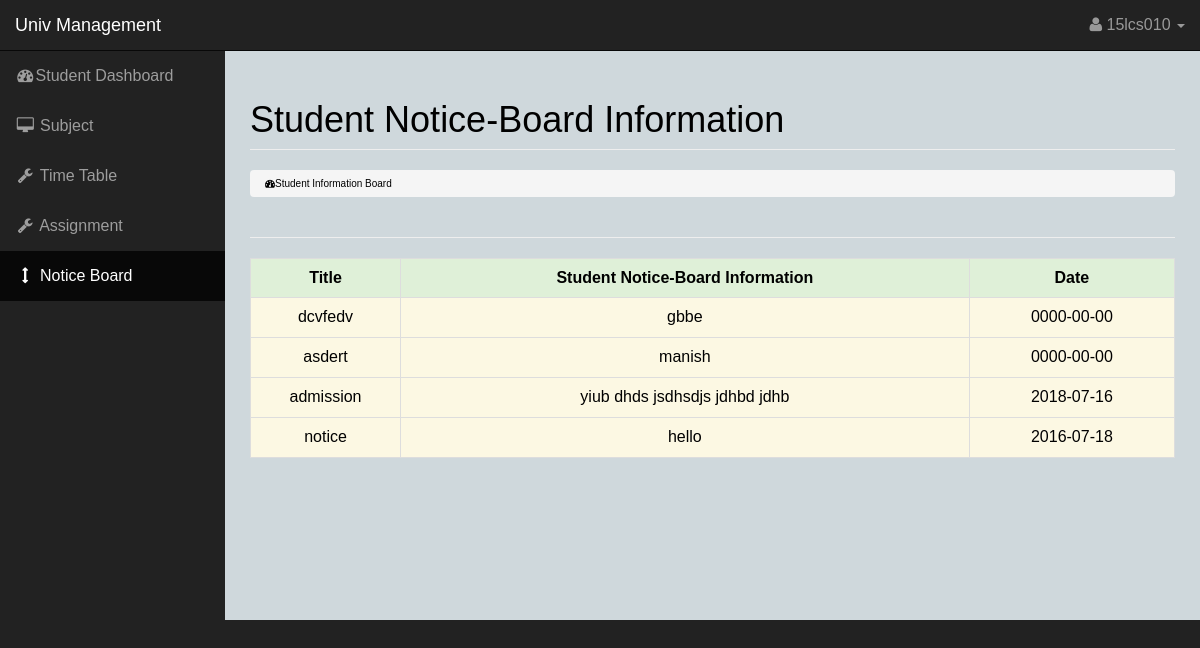
The app's page /stu_notice_board.php with its own data.
### tables this page shows
CREATE TABLE IF NOT EXISTS `notice_table` (
  `id` int(11) NOT NULL AUTO_INCREMENT,
  `Title` text NOT NULL,
  `Notice` text NOT NULL,
  `Date` date NOT NULL,
  PRIMARY KEY (`id`)
);

### stu_notice_board.php (the view, shortened to what this page needs)
<!DOCTYPE html>
<html lang="en">
<head>
    <link href="css/bootstrap.min.css" rel="stylesheet">
    <link href="css/sb-admin.css" rel="stylesheet">
    <link href="font-awesome/css/font-awesome.min.css" rel="stylesheet" type="text/css">
</head>
<body>
    <div id="wrapper">
        <nav class="navbar navbar-inverse navbar-fixed-top" role="navigation">
            <div class="navbar-header">
              <a class="navbar-brand" href="stu_dashboard.php">Univ Management</a>
            </div>
            <ul class="nav navbar-right top-nav">
                <li class="dropdown">
                    <a href="#" class="dropdown-toggle" data-toggle="dropdown"><font size="3px"><i class="fa fa-user"></i> 15lcs010 <b class="caret"></b></font></a>
                </li>
            </ul>
            <div class="collapse navbar-collapse navbar-ex1-collapse">
                <ul class="nav navbar-nav side-nav">
                    <li>
                        <a href="stu_dashboard.php"> <font size="3px"><i class="fa fa-fw fa-dashboard"></i>Student Dashboard</font></a>
                    </li>
					<li>
                        <a href="stu_subject.php"><font size="3px"><i class="fa fa-fw fa-desktop"></i> Subject</font></a>
                    </li>
					<li>
                        <a href="#"><font size="3px"><i class="fa fa-fw fa-wrench"></i> Time Table</font></a>
                    </li>
					<li>
                        <a href="#"><font size="3px"><i class="fa fa-fw fa-wrench"></i> Assignment</font></a>
                    </li>
                   <li class="active">
                        <a href="stu_notice_board.php"><font size="3px"><i class="fa fa-fw fa-arrows-v"></i> Notice Board</font></a>
                    </li>
                </ul>
            </div>
        </nav>
        <div id="page-wrapper">
            <div class="container-fluid">
                <div class="row">
                    <div class="col-lg-12">
                        <h1 class="page-header">
                            Student Notice-Board Information
                        </h1>
                        <ol class="breadcrumb">
                            <li>
                                <i class="fa fa-dashboard"></i>Student Information Board
                            </li>
                        </ol>
                    </div>
                </div>
<hr>
<font size="1">
<div class="table-responsive">
<table class="table table-bordered table-hover table-striped" border="1" width="97%" align="center">
<tr class="success">
<td width="150px" align="center"><b>Title</b></td>
<td align="center"><b>Student Notice-Board Information</b></td>
<td align="center"><b>Date</b></td>
</tr>
<?php
$sql="select * from notice_table order by id ASC";
$execute=mysql_query($sql);
while($fetch=mysql_fetch_array($execute))
{
?>
<tr class="warning">
<td align="center"><?php echo $fetch['Title']; ?></td>
<td align="center"><?php echo $fetch['Notice']; ?></td>
<td align="center"><?php echo $fetch['Date']; ?></td>
</tr>
<?php
}
?>
</table>
                </div>
            </div>
        </div>
    </div>
</body>
</html>

### css/sb-admin.css (style rules this page uses)
body { margin-top: 100px; background-color: #222; }
@media (min-width:768px) { body { margin-top: 50px; } }
#wrapper { padding-left: 0; }
#page-wrapper { width: 100%; padding: 0; background-color: #cfd8dc; }
@media (min-width:768px) { #wrapper { padding-left: 225px; } }
@media (min-width:768px) { #page-wrapper { padding: 10px; } }
.top-nav { padding: 0 15px; }
.top-nav>li { display: inline-block; float: left; }
.top-nav>li>a { padding-top: 15px; padding-bottom: 15px; line-height: 20px; color: #999; }
@media (min-width:768px) { .side-nav { position: fixed; top: 51px; left: 225px; width: 225px; margin-left: -225px; border: none; border-radius: 0; overflow-y: auto; background-color: #222; bottom: 0; overflow-x: hidden; padding-bottom: 40px; } }
@media (min-width:768px) { .side-nav>li>a { width: 225px; } }

### stu_notice_board.php (style rules this page uses)
#page-wrapper { height:570px; }

### records on screen
notice_table: Title "dcvfedv", Notice "gbbe", Date "0000-00-00"
notice_table: Title "asdert", Notice "manish", Date "0000-00-00"
notice_table: Title "admission", Notice "yiub dhds jsdhsdjs jdhbd jdhb", Date "2018-07-16"
notice_table: Title "notice", Notice "hello", Date "2016-07-18"
